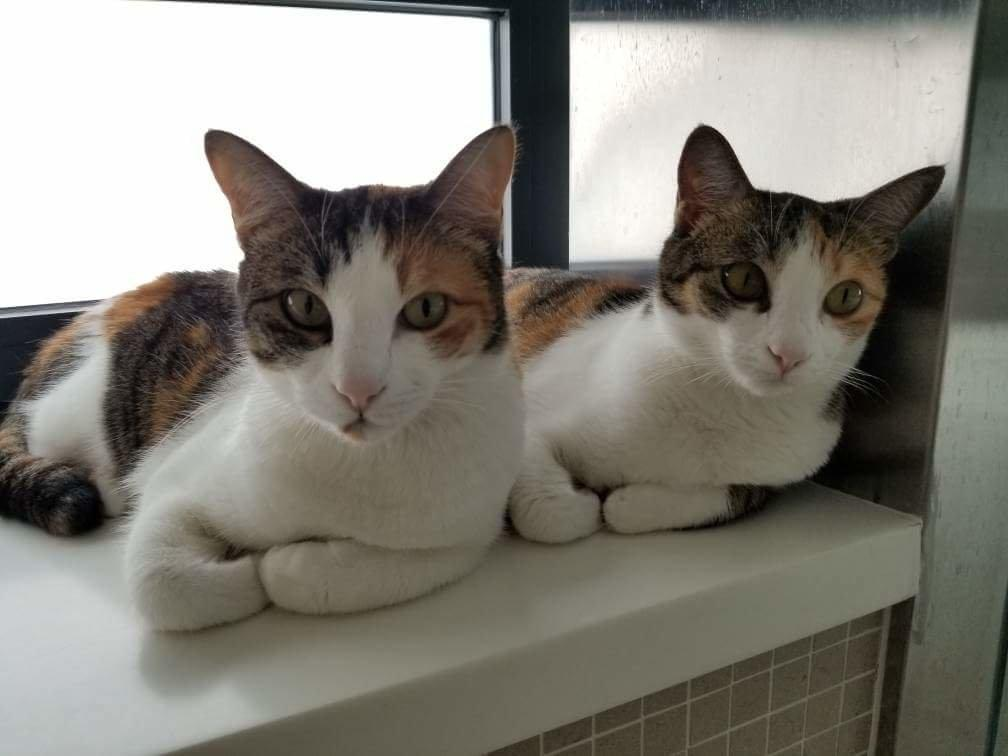
#> input picture data/sample.jpg, 1008 x 756 px, found by its file name; the run also reads 1 picture not shown here
$ jupyter execute opencv_transformations.ipynb   (older library calls are emulated)
#> lines starting #> are read from the running program, lines starting #| are printed output that depends on the picture
[cell 1]
import os
import cv2
import numpy as np
import matplotlib.pyplot as plt
import time

from skimage.feature import hog
from sklearn.cluster import KMeans

os.makedirs('results', exist_ok=True)

### OpenCV Transformations:

We will look into following transformations:
1. **Image Transformations:**
    1. **Image Scaling:** Scale image in horizontal or vertical direction
    2. **Image Rotation:** Rotate image by certain angle
    3. **Image Flipping:**
        1. Horizontal Flip
        2. Vertical Flip
    4. **RGB Transformations:**
        1. Converting RGB image to GreyScale Image
        2. Converting RGB image to BGR image
2. **Video Operations:**
    1. Calculating number of frames
    2. Calculating FPS

### Image Transformations

There are two steps in transforming an image:
1. Transformation of coordinate mesh i.e. arrangement of pixels
2. Remapping pixel intensities using interpolation methods

Whenever we are doing shape transformation of image, we are mainly concerned with mapping. Mapping can be:
1. Linear:
    1. Scaling
    2. Flipping
2. Non-Linear:
    1. Rotation

### Image Scaling

[cell 2]
def scale_image(img, scale_factor_width, scale_factor_height):
    h, w, _ = img.shape

    w_new = int(w * scale_factor_width)
    h_new = int(h * scale_factor_height)
    map_x = np.zeros((h_new, w_new), np.float32)
    map_y = np.zeros((h_new, w_new), np.float32)

    for y in range(1, h_new):
        for x in range(1, w_new):
            xS = x * 1/scale_factor_width
            yS = y * 1/scale_factor_height
            map_x[y, x] = int(xS)
            map_y[y, x] = int(yS)

    result = cv2.remap(img, map_x, map_y, cv2.INTER_LINEAR)
    return result

[cell 3]
path = 'sample.jpg'
img = cv2.imread(path)
#> img is the input picture: shape (756, 1008, 3); mean B, G, R 122.1, 130.3, 133.4
h, w, c = img.shape
#> h = 756; w = 1008; c = 3

scale_factor_width = 0.5
scale_factor_height = 1
result = scale_image(img, scale_factor_width, scale_factor_height)
assert result.shape == (int(h * scale_factor_height), int(w * scale_factor_width), c)
cv2.imwrite('results/scaled.jpg', result)
#> Out = True

### Image Rotation

[cell 4]
def get_rotation_matrix(theta):
    M = np.array([[np.cos(theta), np.sin(theta)], [-np.sin(theta), np.cos(theta)]])
    return M

def rotate_image(img, theta, center = None):
    h, w, _ = img.shape

    if center is None:
        Cx, Cy = w / 2, h / 2
    else:
        Cx, Cy = center

    M = get_rotation_matrix(theta)

    map_x = np.zeros((h, w), np.float32)
    map_y = np.zeros((h, w), np.float32)

    for y in range(1, h):
        for x in range(1, w):
            # changing origin to center
            xc = x-Cx
            yc = y-Cy

            # rotating about center
            xc_new, yc_new = M @ np.array([xc, yc])

            # changing origin back to top left corner
            xc_new += Cx
            yc_new += Cy

            map_x[y, x] = int(xc_new)
            map_y[y, x] = int(yc_new)

    result = cv2.remap(img, map_x, map_y, cv2.INTER_LINEAR)
    return result

[cell 5]
path = 'sample.jpg'
img = cv2.imread(path)

# angle in radians in clockwise direction
theta = np.pi / 2
result = rotate_image(img, theta, center = None)
cv2.imwrite('results/rotated.jpg', result)
#> Out = True

### Image Flipping

[cell 6]
def flip_image(img, flip):
    h, w, _ = img.shape

    map_x = np.zeros((h, w), np.float32)
    map_y = np.zeros((h, w), np.float32)

    for y in range(1, h):
        for x in range(1, w):
            if flip == 1:
                # vertical flip
                xS = x
                yS = h - y
            else:
                # horizontal flip
                xS = w - x
                yS = y

            map_x[y, x] = int(xS)
            map_y[y, x] = int(yS)

    result = cv2.remap(img, map_x, map_y, cv2.INTER_LINEAR)
    return result

[cell 7]
path = 'sample.jpg'
img = cv2.imread(path)

# vertical flip
flip = 1
result = flip_image(img, flip)
#> after the loop in flip_image, `for y in range(1, h):`:
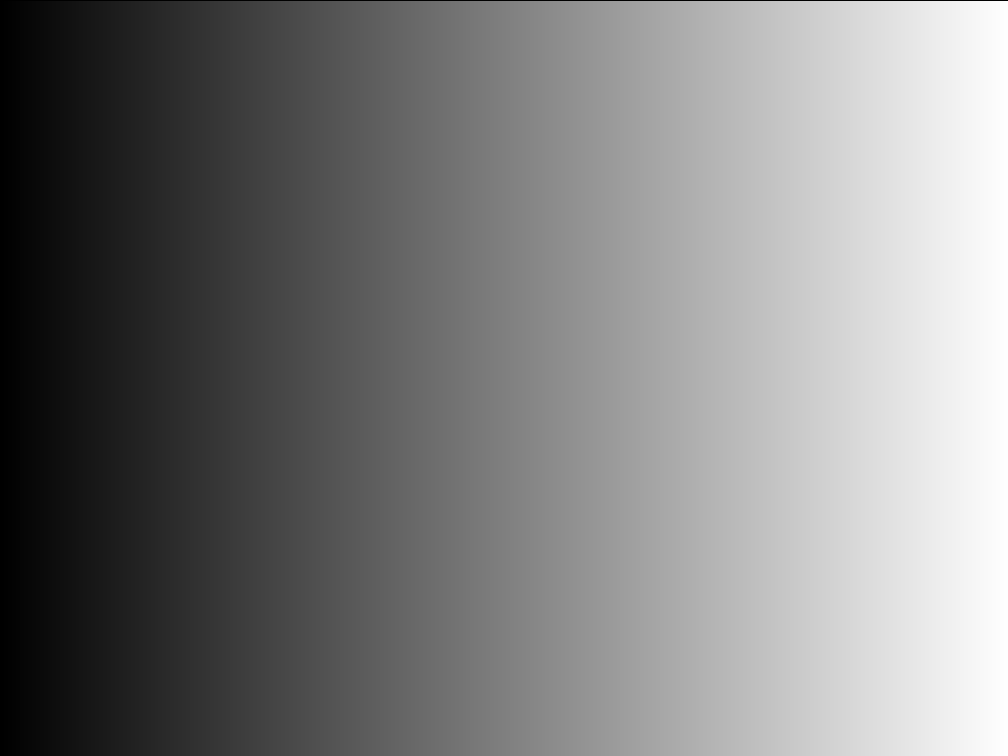
#> map_x: shape (756, 1008) float32; min 0, max 1007, mean 502.8; drawn with min black and max white
cv2.imwrite('results/vertical_flip.jpg', result)

# horizontal flip
flip = 0
result = flip_image(img, flip)
#> call 2 of flip_image, with flip = 0
#> after the loop in flip_image (call 2), `for y in range(1, h):`:
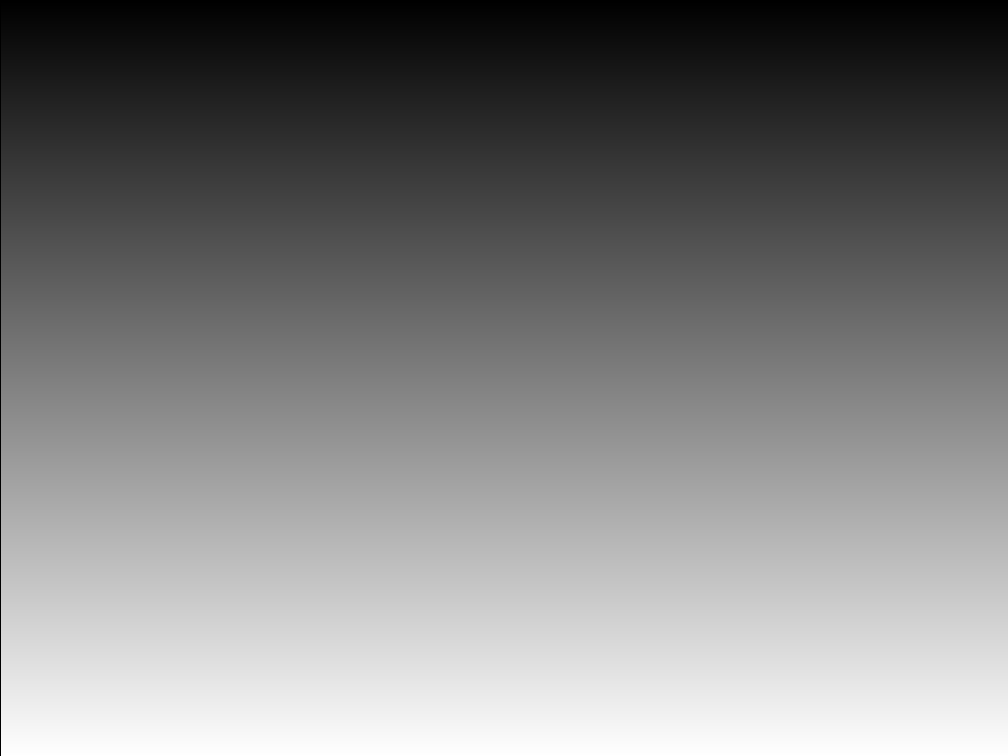
#> map_y: shape (756, 1008) float32; min 0, max 755, mean 377.1; drawn with min black and max white
#> in flip_image (call 2), `result = cv2.remap(img, map_x, map_y, cv2.INTER_LINEAR)`:
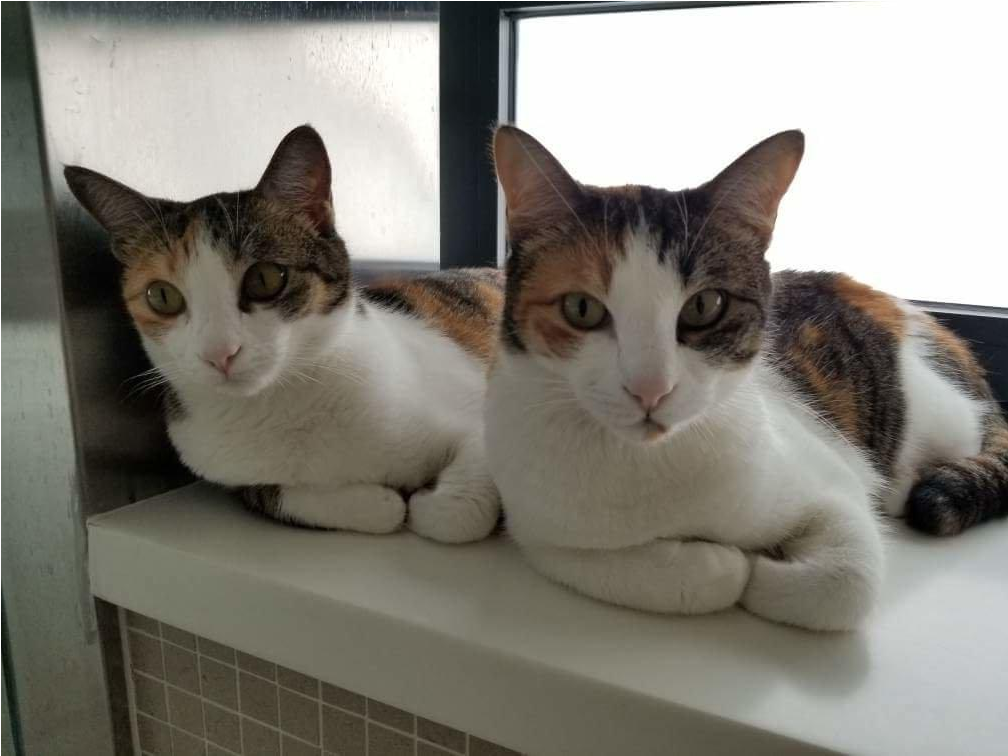
#> result: shape (756, 1008, 3); mean B, G, R 122.4, 130.6, 133.7
cv2.imwrite('results/horizontal_flip.jpg', result)
#> Out = True

### Convert Image to Grayscale

Grayscale image is when R, G, B pixels are weighted in equal proportion.

[cell 8]
def convert_grayscale(img):
    return np.mean(img, axis=2)

img_gray = convert_grayscale(img)
cv2.imwrite('results/grayscale.jpg', img_gray)
#> Out = True

### Get individual channels of image

[cell 9]
def get_individual_channels(img, channel):
    # channels among R/G/B
    if channel=='R':
        # blue channel
        img[:,:,[0,1]] = 0
    elif channel=='G':
        # green channel
        img[:,:,[0,2]] = 0
    else:
        # red channel
        img[:,:,[1,2]] = 0
    return img

img = cv2.imread('sample.jpg')
img = get_individual_channels(img, 'B')
cv2.imwrite('results/channel.jpg', img)
#> Out = True

### Convert RGB image to BGR image

OpenCV reads the image in BGR format and while writing it saves in RGB format. The BGR ordering can be noticed while plotting using Matplotlib. In order to convert RGB image to BGR image, we need to swap the 1st and 3rd channels of read image and save it, because OpenCV will again shift channels while saving the image.

[cell 10]
def RGB_to_BGR(img):
    img = np.stack((img[:,:,2], img[:,:,1], img[:,:,0]))
    return np.moveaxis(img, 0, -1)

img = cv2.imread('sample.jpg')
img = RGB_to_BGR(img)
cv2.imwrite('results/BGR.jpg', img)
#> Out = True

### Color Quantization using KMeans Clustering

Quantization refers to using low-precision datatypes to reduce memory usage and improving inference runtime. Color quantization refers to bucketing different colors with similar pixel intensities into groups (clusters) and assigning the same intensity to the bucket. This helps in reducing the image storage size as you wouldn't have to store the whole matrix of pixel intensities but a simple index having intensities one per group.

Naturally, this has vast applications in image compression too. However, Quantization is lossy compression technique.

[cell 11]
def color_quantization(img, n_clusters):
    h,w,c = img.shape

    # normalizing
    # KMeans is distance-based clustering algorithm
    img = img / 255

    # flattening pixels
    img = img.reshape(-1, 3)

    # clustering pixel intensities
    kmeans = KMeans(n_clusters=n_clusters)
    clusters = kmeans.fit(img)
    labels = clusters.labels_
    centers = clusters.cluster_centers_

    new_img = list(map(lambda label: centers[label], labels))
    new_img = np.array(new_img)
    new_img = new_img.reshape(h,w,c)

    # post-processing
    new_img = new_img * 255
    new_img = new_img.astype('uint8')
    new_img = np.clip(new_img, 0, 255)
    return new_img

[cell 12]
plt.figure(figsize=(20,5))
img = cv2.imread('sample.jpg')

plt.subplot(131)
new_img = color_quantization(img, n_clusters=4)
#> in color_quantization, `centers = clusters.cluster_centers_`: centers = [[0.153, 0.18, 0.201], [0.971, 0.976, 0.979], [0.372, 0.425, 0.441], [0.713, 0.731, 0.729]]
#> in color_quantization, `new_img = list(map(lambda label: centers[label], labels))`: new_img = 762048 items
plt.imshow(new_img)

plt.subplot(132)
new_img = color_quantization(img, n_clusters=8)
plt.imshow(new_img)

plt.subplot(133)
new_img = color_quantization(img, n_clusters=16)
#> in color_quantization (call 3), `centers = clusters.cluster_centers_`: centers = 16 rows, first 8: [0.413, 0.466, 0.477], [0.899, 0.919, 0.93], [0.141, 0.161, 0.179], [0.739, 0.748, 0.737], [0.221, 0.268, 0.3], [0.555, 0.588, 0.592], [0.817, 0.834, 0.841], [0.318, 0.374, 0.394]
plt.imshow(new_img)
plt.show()

### Image Segmentation using KMeans Clustering

A very naive approach of segmenting pixels in image will be based on pixel intensities. However, this will work when there is sharp contrast between intensities and are well-defined.

[cell 13]
img = cv2.imread('shapes.png')
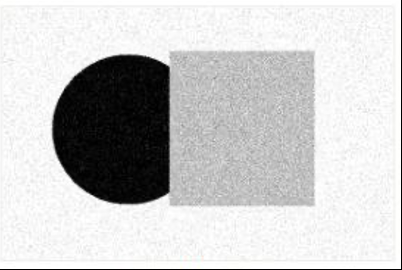
#> input picture data/shapes.png, 402 x 270 px, found by its file name
#> img is the input picture: shape (270, 402, 3); mean B, G, R 202.2, 202.2, 202.2
h,w,c = img.shape
#> h = 270; w = 402

img = img / 255
img = img.reshape(-1, 3)

# clustering
kmeans = KMeans(n_clusters=3)
clusters = kmeans.fit(img)
labels = clusters.labels_

# segmentation mask
mask = labels.reshape(h,w,1)
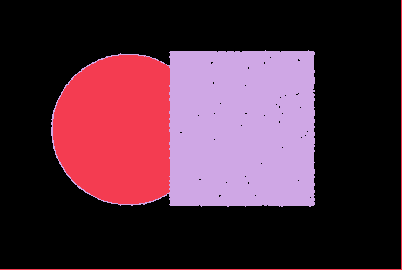
#> mask: shape (270, 402, 1) int32; 3 distinct labels, from 0 to 2; one colour per label, 0 black
mask = mask.astype('uint8')

plt.imshow(mask)
plt.show()

### Video Operations

#### Calculating number of frames

[cell 14]
def count_num_frames(vid):
    count = 0
    ret_val = True
    while ret_val:
        ret_val, frame = vid.read()
        count += 1
    return count

# vid = cv2.VideoCapture('sample.mp4')
# num_frames = count_num_frames(vid)
# num_frames

#### Calculating FPS

[cell 15]
def webcam_fps(vid, num_frames):
    start = time.time()
    for _ in range(num_frames):
        vid.read()
    end = time.time()
    return num_frames / (end - start)

# vid = cv2.VideoCapture('sample.mp4')
# webcam_fps(vid, num_frames)

### Important Points:

1. Pixels values are uint8 i.e. unsigned integers with 8 bits. Hence, they range in [0,255], with 255 representing white while 0 representing black.
2. Number of bytes occupied by the image will be (height * width * channels * 8) bits
3. Adding constant to image implies increasing brightness of image, subtracting constant implies darkening the image
4. If you subtract a larger number from pixel value such that pixel value goes negative, for example - subtracting **1000** from **uint8** type pixel value **254**, making it **-746**, in that case, the **2's complement** value will be assigned i.e. **2^N - 746**, where N is number of bits of new pixel data type.
5. Adding constant like:
    1. **img+=1000**, will modify the existing data type in place i.e. **uint8**
    2. **img = img + 1000**, will assign a new data type **uint16**

### Image Processing

We will look at following operations:
1. Making a black image
2. Making a white image
3. Brightening an image
4. Darkening an image
5. Subtracting constant from image
6. Subtracting mean channelwise from image
7. Adding noise to image
8. Getting HOG features

[cell 16]
img_size = 64
img_black = np.zeros(shape=(img_size, img_size)).astype('uint8')
img_white = np.ones(shape=(img_size, img_size)).astype('uint8') * 255
img_brighten = img_black + 150
img_darken = img_white - 150

cv2.imwrite('results/black.png', img_black)
cv2.imwrite('results/white.png', img_white)
cv2.imwrite('results/brighten.png', img_brighten)
cv2.imwrite('results/darken.png', img_darken)

[cell 17]
img = cv2.imread('sample.jpg')
# modifying original image
img -= 1000
#> img: shape (756, 1008, 3)

# pure white image
img = img - 10000
cv2.imwrite('results/subtracting_constant.jpg', img)
#> Out = True

[cell 18]
img = cv2.imread('sample.jpg')
h,w,c = img.shape
#> h = 756; w = 1008

mu = np.mean(np.mean(img, axis=0), axis=0)
#> mu = [122.1, 130.3, 133.4]
c1 = np.ones((h,w)) * mu[0]
#> c1: shape (756, 1008) float64; every value is 122.1
c2 = np.ones((h,w)) * mu[1]
#> c2: shape (756, 1008) float64; every value is 130.3
c3 = np.ones((h,w)) * mu[2]
#> c3: shape (756, 1008) float64; every value is 133.4

mu = np.dstack((c1, c2, c3)).astype('uint8')
img -= mu
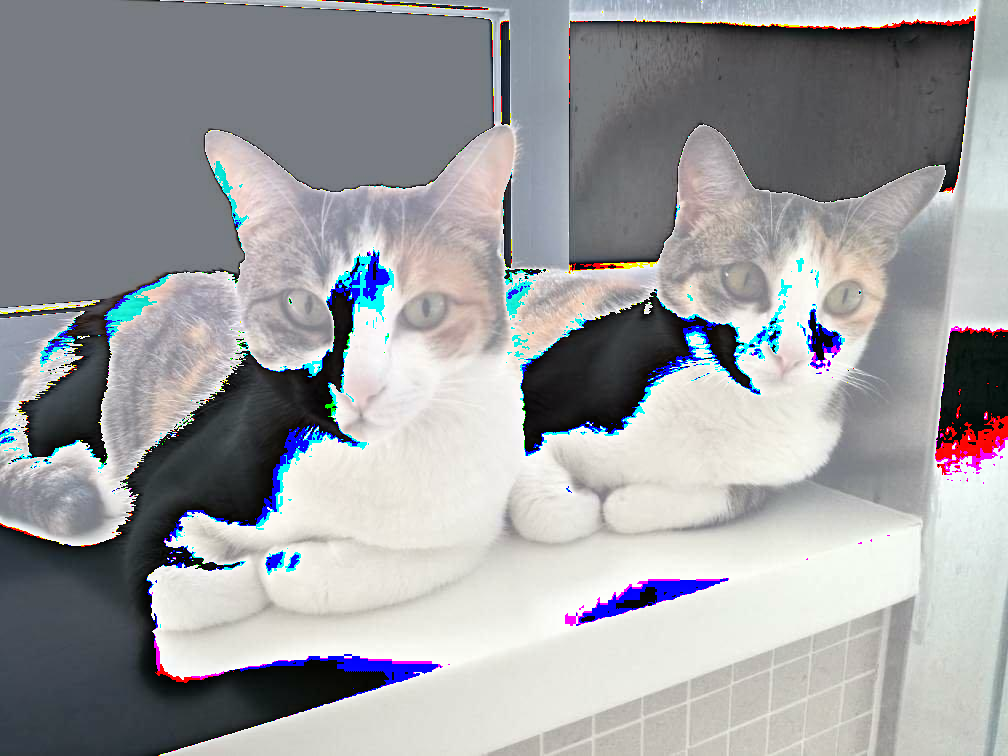
#> img: shape (756, 1008, 3); mean B, G, R 160.7, 157.9, 157
cv2.imwrite('results/mean_subtracted.png', img)
#> Out = True

#### Adding Noise to image

Noise can of different types: Gaussian, Poisson etc. We will be adding standard gaussian noise to the image.

In order to add noise appropriately, following are the steps:
1. Normalize the image
    1. Shift-wise centering
    2. Scale-wise centering
2. Adding noise: Since image and noise both are float64 dtypes, modify the image by adding noise
3. Inverse normalizing (shift and scale)
4. Clipping the image pixel values to [0, 255]
5. Converting the datatype to **uint8**

[cell 19]
img = cv2.imread('sample.jpg')
mu = np.mean(img)
#> mu = 128.6
sigma = np.std(img)
#> sigma = 74.04

# centering and scaling
img = (img - mu) / sigma

# adding noise
noise = np.random.normal(0,1,img.shape)

# both float64 dtypes
img += noise
img = img * sigma + mu
img = np.clip(img, 0, 255)
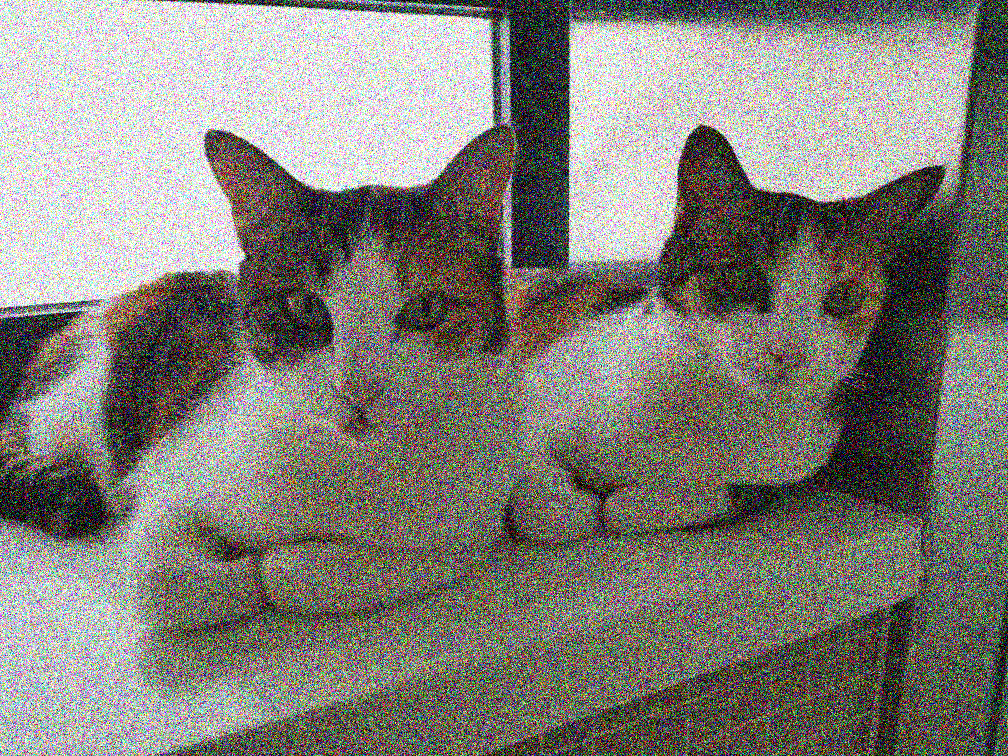
#> img: shape (756, 1008, 3) float64; mean B, G, R 121.3, 128.3, 130.8
img = img.astype('uint8')
cv2.imwrite('results/add_noise.png', img)
#> Out = True

#### Getting HOG Features

[cell 20]
img = cv2.imread('lego.png')
fd, hog_image = hog(img, orientations=8, pixels_per_cell=(8,8), cells_per_block=(1,1), visualize=True, multichannel=True)
#> fd = 10440 values, max 0.866 at index 885, min 0 at index 59, mean 0.296
cv2.imwrite('results/hog_image.png', hog_image)

plt.imshow(hog_image)
plt.show()
